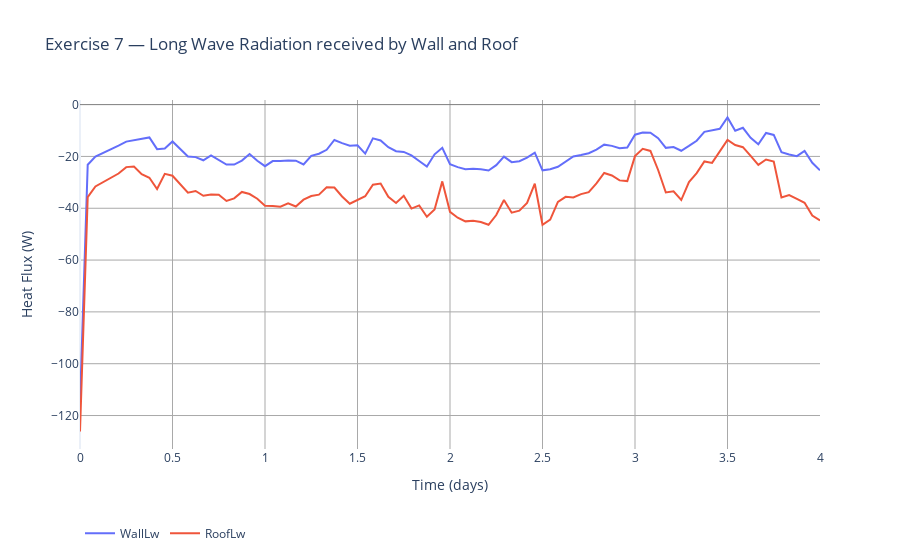
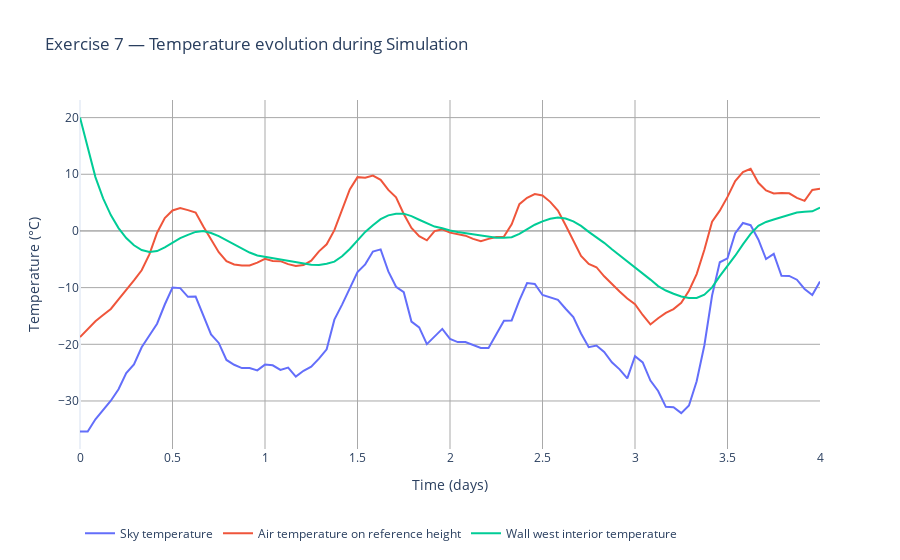

Notebook code cell kept with these figures, in order:
### Markdown cell above
<img src="../../database/images/InfraredRadiation7.png"
     align="right"
     width="400"
     style="margin-right: 20px; margin-bottom: 10px;" />

This exercise aims to **quantify the radiative exchange** between building envelope surfaces (walls and roofs) and the outdoor environment (ground and sky).

The **net radiative power** exchanged by a surface is calculated using the **Stefan-Boltzmann Law** and **View Factors (F)**

$\phi_{QflowWall} = \epsilon . \sigma . A(F_{wall,Sky} . T_{Sky}^4 + F_{wall,Ground} . T_{Ground}^4 - T_{wall}^4)$

$\phi_{QflowRoof} = \epsilon . \sigma . A(F_{Roof,Sky} . T_{Sky}^4 + F_{Roof,Ground} . T_{Ground}^4 - T_{wall}^4)$


**<ins>Question 1:<ins>**

Consider a rectangular building on flat ground. **Determine the view factor (F)** for a **vertical wall** and a **flat roof** relative to the environment (sky and ground).

**<ins>Question 2:<ins>**

Using the provided simulation, **observe the phenomenon where the wall temperature drops below the ambient air temperature**. Explain empirically why this occurrence is **thermodynamically impossible** without accounting for **infrared radiation**.

### Code cell
sim1 = FMUSimulation(databasePath / "Exercises_Infra_Red_Radiation_7.fmu")

sim1.initialize(startTime=0.0, stopTime=86400 * 4, timeStep=3600.0)
sim1.initParameters(
    {"viewFactorWall": 0.5, "viewFactorRoof": 1.0} # Sky
)  # modify view factors
sim1.exitInitialization()

outputNames = [
    "WallLw",
    "RoofLw",
    "ambience.TAirRef",
    "ambience.TSky",
    "building.wall_WEST.toSurfacePort_1.heatPort.T",
]
data1 = sim1.run(outputNames)
sim1.terminate()

sim1Factory = SimulationPlotFactory()

sim1Factory.plot_multi_curves(
    time=data1["time"],
    data_type="heat_flux",
    data_dict={"WallLw": data1["WallLw"], "RoofLw": data1["RoofLw"]},
    title="Exercise 7 — Long Wave Radiation received by Wall and Roof",
)

sim1Factory.plot_multi_curves(
    time=data1["time"],
    data_type="temperature",
    data_dict={
        "Sky temperature": data1["ambience.TSky"],
        "Air temperature on reference height": data1["ambience.TAirRef"],
        "Wall west interior temperature": data1[
            "building.wall_WEST.toSurfacePort_1.heatPort.T"
        ],
    },
    title="Exercise 7 — Temperature evolution during Simulation",
);
